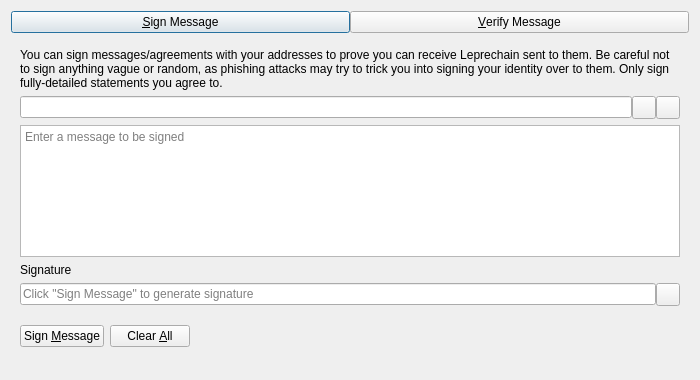
<?xml version="1.0" encoding="UTF-8"?>
<ui version="4.0">
 <class>SignVerifyMessageDialog</class>
 <widget class="QDialog" name="SignVerifyMessageDialog">
  <property name="geometry">
   <rect>
    <x>0</x>
    <y>0</y>
    <width>700</width>
    <height>380</height>
   </rect>
  </property>
  <property name="windowTitle">
   <string>Signatures - Sign / Verify a Message</string>
  </property>
  <property name="modal">
   <bool>true</bool>
  </property>
  <layout class="QVBoxLayout" name="verticalLayout">
   <item>
    <layout class="QHBoxLayout" name="horizontalLayout_Buttons_2">
     <property name="spacing">
      <number>0</number>
     </property>
     <property name="topMargin">
      <number>0</number>
     </property>
     <item>
      <widget class="QPushButton" name="btnSignMessage">
       <property name="text">
        <string>&amp;Sign Message</string>
       </property>
       <property name="checkable">
        <bool>true</bool>
       </property>
      </widget>
     </item>
     <item>
      <widget class="QPushButton" name="btnVerifyMessage">
       <property name="text">
        <string>&amp;Verify Message</string>
       </property>
       <property name="checkable">
        <bool>true</bool>
       </property>
      </widget>
     </item>
    </layout>
   </item>
   <item>
    <widget class="QStackedWidget" name="stackedWidgetSig">
     <property name="minimumSize">
      <size>
       <width>0</width>
       <height>0</height>
      </size>
     </property>
     <property name="currentIndex">
      <number>0</number>
     </property>
     <widget class="QWidget" name="pageSignMessage">
      <layout class="QVBoxLayout" name="verticalLayout_SM">
       <item>
        <widget class="QLabel" name="infoLabel_SM">
         <property name="text">
          <string>You can sign messages/agreements with your addresses to prove you can receive Leprechain sent to them. Be careful not to sign anything vague or random, as phishing attacks may try to trick you into signing your identity over to them. Only sign fully-detailed statements you agree to.</string>
         </property>
         <property name="textFormat">
          <enum>Qt::PlainText</enum>
         </property>
         <property name="wordWrap">
          <bool>true</bool>
         </property>
        </widget>
       </item>
       <item>
        <layout class="QHBoxLayout" name="horizontalLayout_1_SM">
         <property name="spacing">
          <number>0</number>
         </property>
         <item>
          <widget class="QValidatedLineEdit" name="addressIn_SM">
           <property name="toolTip">
            <string>The Leprechain address to sign the message with</string>
           </property>
          </widget>
         </item>
         <item>
          <widget class="QToolButton" name="addressBookButton_SM">
           <property name="toolTip">
            <string>Choose previously used address</string>
           </property>
           <property name="text">
            <string/>
           </property>
           <property name="shortcut">
            <string>Alt+A</string>
           </property>
          </widget>
         </item>
         <item>
          <widget class="QToolButton" name="pasteButton_SM">
           <property name="toolTip">
            <string>Paste address from clipboard</string>
           </property>
           <property name="text">
            <string/>
           </property>
           <property name="shortcut">
            <string>Alt+P</string>
           </property>
          </widget>
         </item>
        </layout>
       </item>
       <item>
        <widget class="QPlainTextEdit" name="messageIn_SM">
         <property name="toolTip">
          <string>Enter the message you want to sign here</string>
         </property>
         <property name="placeholderText">
          <string>Enter a message to be signed</string>
         </property>
        </widget>
       </item>
       <item>
        <widget class="QLabel" name="signatureLabel_SM">
         <property name="text">
          <string>Signature</string>
         </property>
         <property name="textFormat">
          <enum>Qt::PlainText</enum>
         </property>
        </widget>
       </item>
       <item>
        <layout class="QHBoxLayout" name="horizontalLayout_2_SM">
         <property name="spacing">
          <number>0</number>
         </property>
         <item>
          <widget class="QLineEdit" name="signatureOut_SM">
           <property name="placeholderText">
            <string>Click "Sign Message" to generate signature</string>
           </property>
           <property name="readOnly">
            <bool>true</bool>
           </property>
          </widget>
         </item>
         <item>
          <widget class="QToolButton" name="copySignatureButton_SM">
           <property name="toolTip">
            <string>Copy the current signature to the system clipboard</string>
           </property>
           <property name="text">
            <string/>
           </property>
          </widget>
         </item>
        </layout>
       </item>
       <item>
        <layout class="QHBoxLayout" name="horizontalLayout_3_SM">
         <item>
          <widget class="QPushButton" name="signMessageButton_SM">
           <property name="toolTip">
            <string>Sign the message to prove you own this Leprechain address</string>
           </property>
           <property name="text">
            <string>Sign &amp;Message</string>
           </property>
           <property name="autoDefault">
            <bool>false</bool>
           </property>
          </widget>
         </item>
         <item>
          <widget class="QPushButton" name="clearButton_SM">
           <property name="toolTip">
            <string>Reset all sign message fields</string>
           </property>
           <property name="text">
            <string>Clear &amp;All</string>
           </property>
           <property name="autoDefault">
            <bool>false</bool>
           </property>
          </widget>
         </item>
         <item>
          <spacer name="horizontalSpacer_1_SM">
           <property name="orientation">
            <enum>Qt::Horizontal</enum>
           </property>
           <property name="sizeHint" stdset="0">
            <size>
             <width>40</width>
             <height>48</height>
            </size>
           </property>
          </spacer>
         </item>
         <item>
          <widget class="QLabel" name="statusLabel_SM">
           <property name="text">
            <string/>
           </property>
           <property name="wordWrap">
            <bool>true</bool>
           </property>
          </widget>
         </item>
         <item>
          <spacer name="horizontalSpacer_2_SM">
           <property name="orientation">
            <enum>Qt::Horizontal</enum>
           </property>
           <property name="sizeHint" stdset="0">
            <size>
             <width>40</width>
             <height>48</height>
            </size>
           </property>
          </spacer>
         </item>
        </layout>
       </item>
      </layout>
     </widget>
     <widget class="QWidget" name="pageVerifyMessage">
      <layout class="QVBoxLayout" name="verticalLayout_VM">
       <item>
        <widget class="QLabel" name="infoLabel_VM">
         <property name="text">
          <string>Enter the receiver's address, message (ensure you copy line breaks, spaces, tabs, etc. exactly) and signature below to verify the message. Be careful not to read more into the signature than what is in the signed message itself, to avoid being tricked by a man-in-the-middle attack. Note that this only proves the signing party receives with the address, it cannot prove sendership of any transaction!</string>
         </property>
         <property name="textFormat">
          <enum>Qt::PlainText</enum>
         </property>
         <property name="alignment">
          <set>Qt::AlignLeading|Qt::AlignLeft|Qt::AlignTop</set>
         </property>
         <property name="wordWrap">
          <bool>true</bool>
         </property>
        </widget>
       </item>
       <item>
        <layout class="QHBoxLayout" name="horizontalLayout_1_VM">
         <property name="spacing">
          <number>0</number>
         </property>
         <item>
          <widget class="QValidatedLineEdit" name="addressIn_VM">
           <property name="toolTip">
            <string>The Leprechain address the message was signed with</string>
           </property>
          </widget>
         </item>
         <item>
          <widget class="QToolButton" name="addressBookButton_VM">
           <property name="toolTip">
            <string>Choose previously used address</string>
           </property>
           <property name="text">
            <string/>
           </property>
           <property name="shortcut">
            <string>Alt+A</string>
           </property>
          </widget>
         </item>
        </layout>
       </item>
       <item>
        <widget class="QPlainTextEdit" name="messageIn_VM">
          <property name="toolTip">
            <string>The signed message to verify</string>
          </property>
          <property name="placeholderText">
            <string>Enter a message to be verified</string>
          </property>
        </widget>
       </item>
       <item>
        <widget class="QValidatedLineEdit" name="signatureIn_VM">
          <property name="toolTip">
            <string>The signature given when the message was signed</string>
          </property>
          <property name="placeholderText">
            <string>Enter a signature for the message to be verified</string>
          </property>
        </widget>
       </item>
       <item>
        <layout class="QHBoxLayout" name="horizontalLayout_2_VM">
         <item>
          <widget class="QPushButton" name="verifyMessageButton_VM">
           <property name="toolTip">
            <string>Verify the message to ensure it was signed with the specified Leprechain address</string>
           </property>
           <property name="text">
            <string>Verify &amp;Message</string>
           </property>
           <property name="autoDefault">
            <bool>false</bool>
           </property>
          </widget>
         </item>
         <item>
          <widget class="QPushButton" name="clearButton_VM">
           <property name="toolTip">
            <string>Reset all verify message fields</string>
           </property>
           <property name="text">
            <string>Clear &amp;All</string>
           </property>
           <property name="autoDefault">
            <bool>false</bool>
           </property>
          </widget>
         </item>
         <item>
          <spacer name="horizontalSpacer_1_VM">
           <property name="orientation">
            <enum>Qt::Horizontal</enum>
           </property>
           <property name="sizeHint" stdset="0">
            <size>
             <width>40</width>
             <height>48</height>
            </size>
           </property>
          </spacer>
         </item>
         <item>
          <widget class="QLabel" name="statusLabel_VM">
           <property name="text">
            <string/>
           </property>
           <property name="wordWrap">
            <bool>true</bool>
           </property>
          </widget>
         </item>
         <item>
          <spacer name="horizontalSpacer_2_VM">
           <property name="orientation">
            <enum>Qt::Horizontal</enum>
           </property>
           <property name="sizeHint" stdset="0">
            <size>
             <width>40</width>
             <height>48</height>
            </size>
           </property>
          </spacer>
         </item>
        </layout>
       </item>
      </layout>
     </widget>
    </widget>
   </item>
  </layout>
 </widget>
 <customwidgets>
  <customwidget>
   <class>QValidatedLineEdit</class>
   <extends>QLineEdit</extends>
   <header>qt/qvalidatedlineedit.h</header>
  </customwidget>
 </customwidgets>
 <resources>
  <include location="../leprechain.qrc"/>
 </resources>
 <connections/>
</ui>
